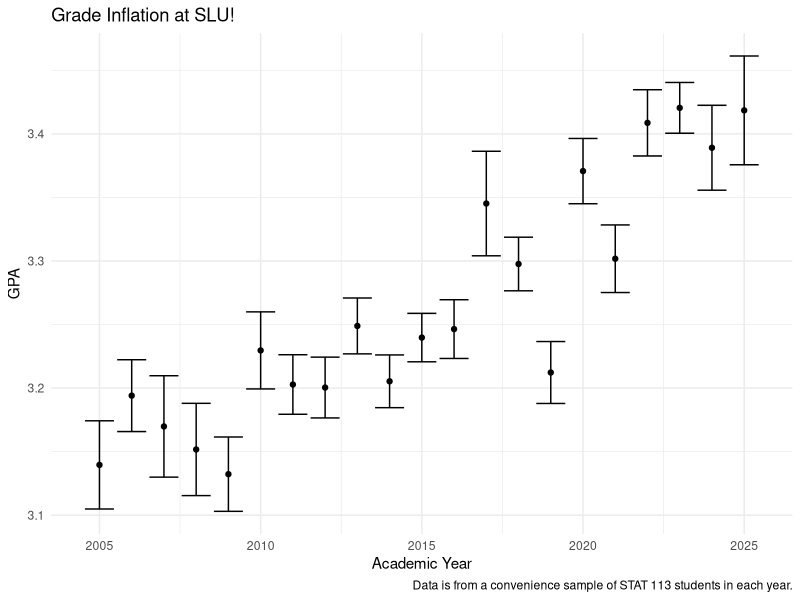
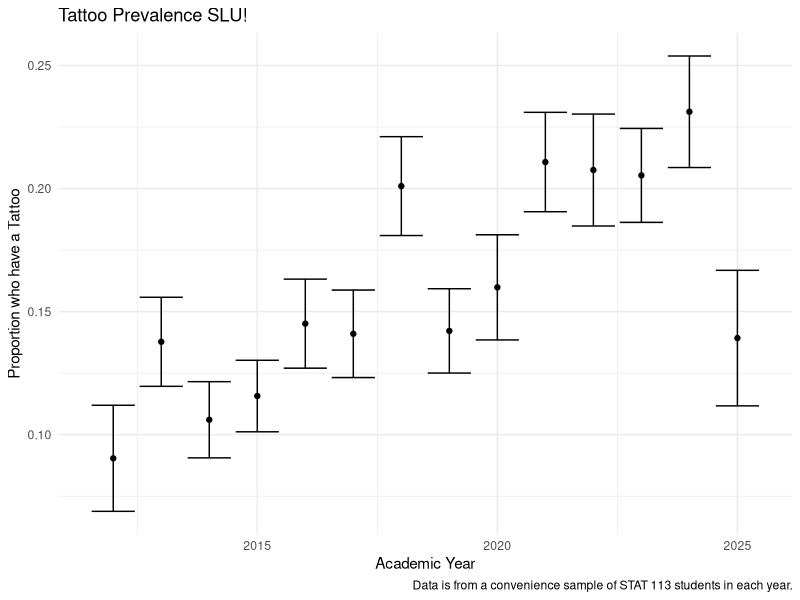

Reproduce these figures in R, in order.
## ---- chunk 1
library(here)
library(tidyverse)
statsurvey_df <- read_csv(here("data/stat113_survey.csv"))

## Step 1: create a variable for academic year
## fix the variable type for time_year
## if the semester is spring, make time_year the year prior

statsurvey_clean <- statsurvey_df |> mutate(time_year = as.numeric(time_year)) |>
  mutate(academic_year = if_else(time_semester == "S",
                                 true = time_year - 1,
                                 false = time_year)) |>
  relocate(academic_year) |>
  mutate(academic_year = academic_year + 2000)
## Step 2: compute mean gpa and SE for each academic year
## add and subtract SE from each mean to get bounds

statsurvey_sum <- statsurvey_clean |> filter(!is.na(GPA)) |>
  group_by(academic_year) |>
  summarise(mean_gpa = mean(GPA),
            se = sd(GPA) / sqrt(n())) |>
  mutate(se_lb = mean_gpa - se,
         se_ub = mean_gpa + se)
  
## Step 3: make plot with geom_errorbar() and geom_point()
ggplot(data = statsurvey_sum, aes(x = academic_year, y = mean_gpa)) +
  geom_point() +
  geom_errorbar(aes(ymin = se_lb, ymax = se_ub)) +
  theme_minimal() +
  labs(x = "Academic Year", y = "GPA",
       caption = "Data is from a convenience sample of STAT 113 students in each year.",
       title = "Grade Inflation at SLU!")
## ---- chunk 2
statsurvey_clean <- statsurvey_df |> mutate(time_year = as.numeric(time_year)) |>
  mutate(academic_year = if_else(time_semester == "S",
                                 true = time_year - 1,
                                 false = time_year)) |>
  relocate(academic_year) |>
  mutate(academic_year = academic_year + 2000)

statsurvey_clean |>
  group_by(Tattoo) |>
  summarise(n = n())

statsurvey_tattoo <- statsurvey_clean |>
  mutate(tattoo_ind = if_else(Tattoo == "Yes" | Tattoo == "yes",
                              true = 1,
                              false = 0)) |>
  relocate(tattoo_ind) |>
  filter(!is.na(Tattoo)) |> ## assume that NAs are really missing
  group_by(academic_year) |>
  summarise(prop_tattoo = mean(tattoo_ind),
            se = sqrt(prop_tattoo * (1 - prop_tattoo) / n())) |>
  mutate(se_lb = prop_tattoo - se,
         se_ub = prop_tattoo + se)

ggplot(data = statsurvey_tattoo, aes(x = academic_year, y = prop_tattoo)) +
  geom_point() +
  geom_errorbar(aes(ymin = se_lb, ymax = se_ub)) +
  theme_minimal() +
  labs(x = "Academic Year", y = "Proportion who have a Tattoo",
       caption = "Data is from a convenience sample of STAT 113 students in each year.",
       title = "Tattoo Prevalence SLU!")
